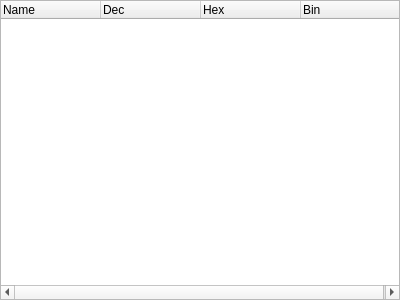
<?xml version="1.0" encoding="UTF-8"?>
<ui version="4.0">
 <class>Peripherals</class>
 <widget class="QDockWidget" name="Peripherals">
  <property name="geometry">
   <rect>
    <x>0</x>
    <y>0</y>
    <width>400</width>
    <height>300</height>
   </rect>
  </property>
  <property name="windowTitle">
   <string>Peripherals</string>
  </property>
  <widget class="QWidget" name="dockWidgetContents">
   <layout class="QVBoxLayout" name="verticalLayout">
    <property name="margin">
     <number>0</number>
    </property>
    <item>
     <widget class="QTreeWidget" name="view">
      <column>
       <property name="text">
        <string>Name</string>
       </property>
      </column>
      <column>
       <property name="text">
        <string>Dec</string>
       </property>
      </column>
      <column>
       <property name="text">
        <string>Hex</string>
       </property>
      </column>
      <column>
       <property name="text">
        <string>Bin</string>
       </property>
      </column>
     </widget>
    </item>
   </layout>
  </widget>
 </widget>
 <resources/>
 <connections/>
</ui>
